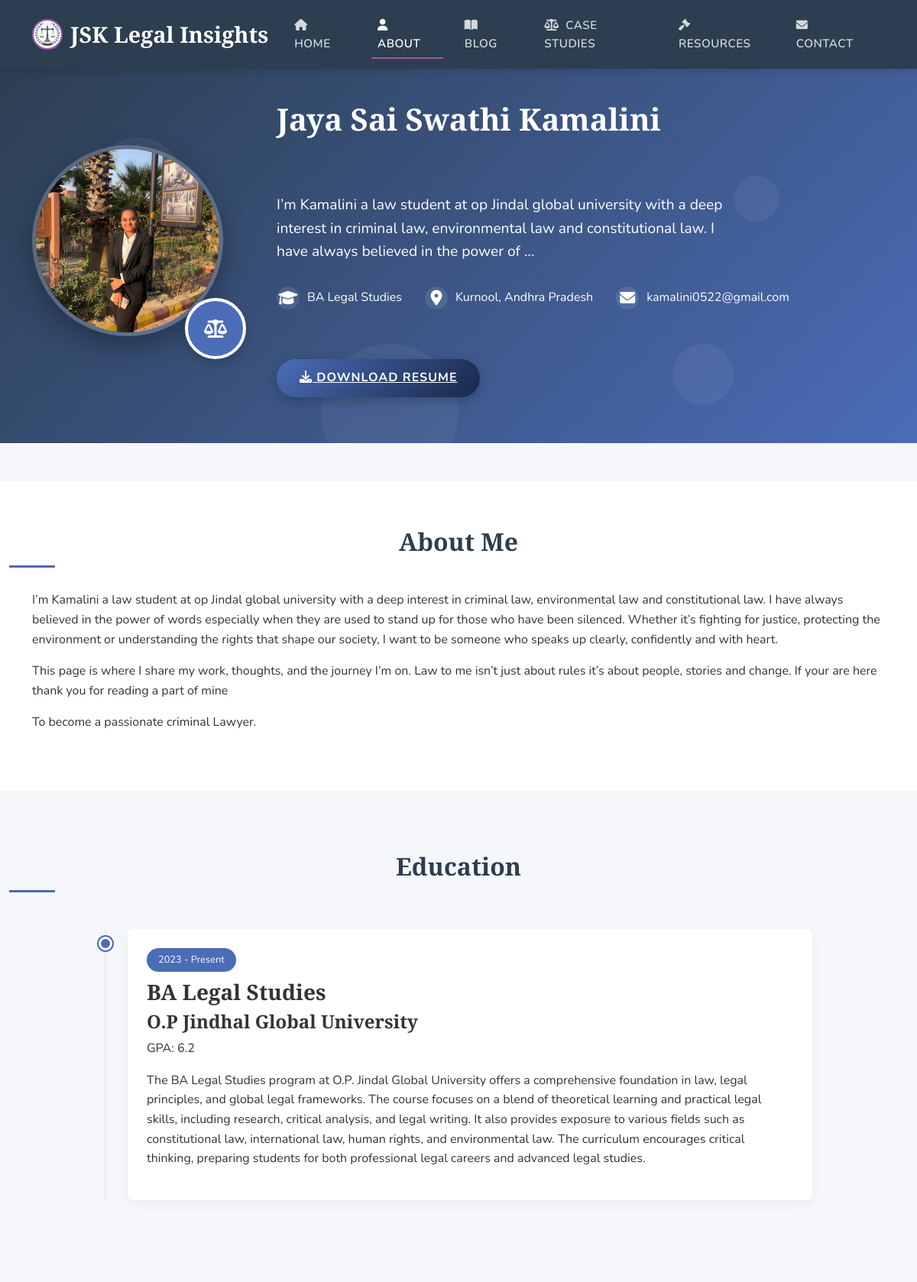
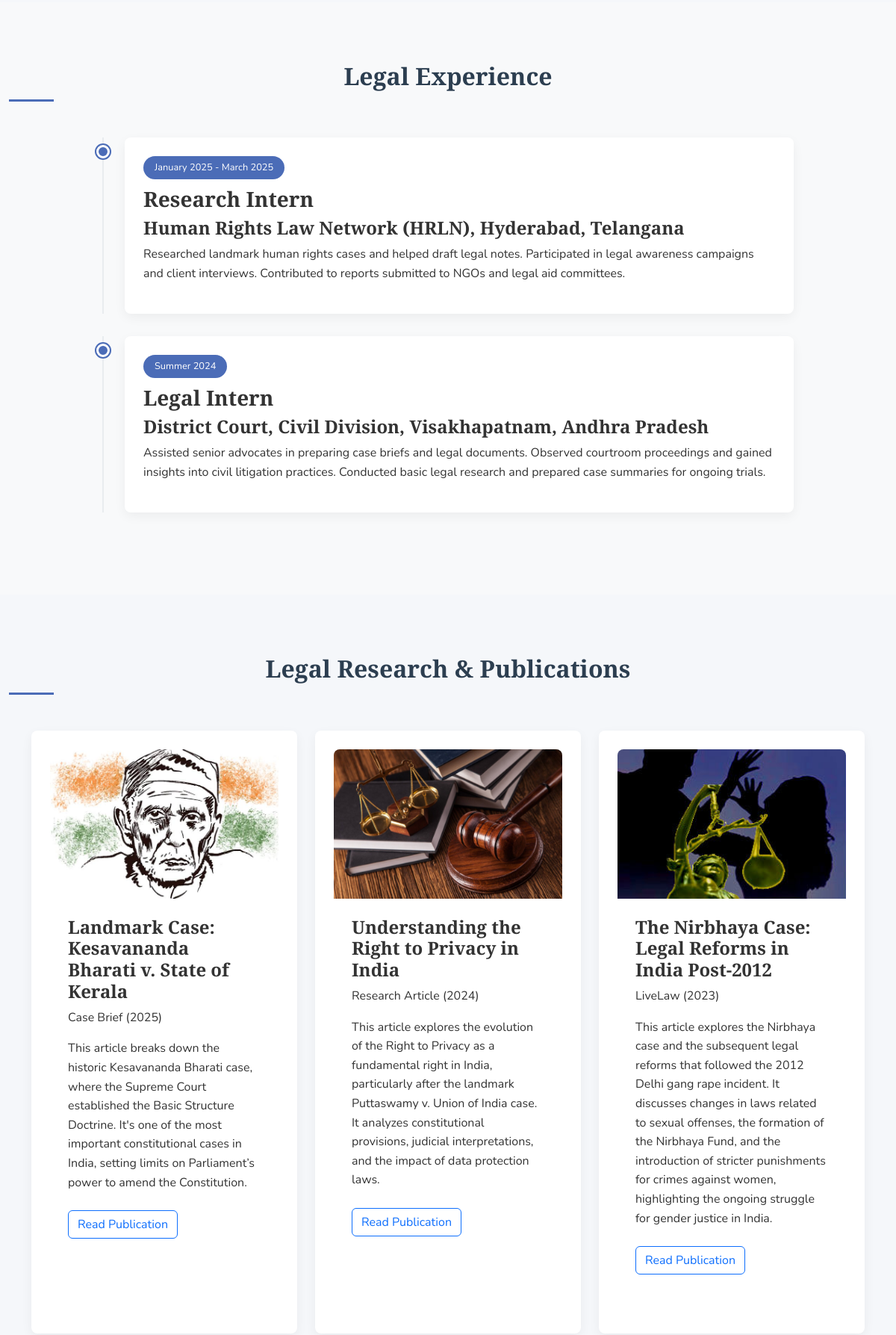
The page /about/ (upper part) on the database its author committed (2 pictures, top to bottom).
### JSKLegalInsightsapp/models.py (models this page shows, shortened)
class Profile(models.Model):
    user = models.OneToOneField(User, on_delete=models.CASCADE, related_name='profile')
    name = models.CharField(max_length=100)
    degree = models.CharField(max_length=200)
    email = models.EmailField(unique=True)
    location = models.CharField(max_length=100)
    profile_image = models.ImageField(upload_to='profiles/', blank=True, null=True)
    about_me = models.TextField()
    career_goal = models.TextField()
    title = models.CharField(max_length=255, blank=True)  # e.g., "J.D. Candidate | Constitutional Law Focus"
    resume_file = models.FileField(upload_to='resumes/', null=True, blank=True)
    class Meta:
        verbose_name = "User Profile"
        verbose_name_plural = "User Profiles"

class Education(models.Model):
    profile = models.ForeignKey(Profile, on_delete=models.CASCADE, related_name='education')
    degree = models.CharField(max_length=200)
    institution = models.CharField(max_length=200)
    start_year = models.PositiveIntegerField()
    end_year = models.PositiveIntegerField(null=True, blank=True)
    gpa = models.CharField(max_length=10, blank=True, null=True)
    description = models.TextField(blank=True, null=True)
    is_current = models.BooleanField(default=False)
    honors = models.TextField(blank=True, null=True)
    @property
    def date_range(self):
        end = 'Present' if self.is_current else str(self.end_year)
        return f"{self.start_year} - {end}"
    class Meta:
        verbose_name = "Education"
        verbose_name_plural = "Education History"
        ordering = ['-end_year', '-start_year']

class LegalExperience(models.Model):
    profile = models.ForeignKey(Profile, on_delete=models.CASCADE, related_name='legal_experiences')
    position = models.CharField(max_length=200)
    organization = models.CharField(max_length=200)
    location = models.CharField(max_length=100, blank=True, null=True)
    start_date = models.DateField()
    end_date = models.DateField(null=True, blank=True)
    is_current = models.BooleanField(default=False)
    description = models.TextField()
    @property
    def date_range(self):
        if self.is_current:
            return f"{self.start_date.strftime('%B %Y')} - Present"
        elif self.end_date:
            if self.start_date.month in [6, 7, 8] and self.end_date.month in [8, 9] and self.start_date.year == self.end_date.year:
                return f"Summer {self.start_date.year}"
            elif (self.start_date.month in [8, 9] and self.end_date.month in [5, 6] and
                  self.end_date.year - self.start_date.year == 1):
                return f"{self.start_date.year}-{self.end_date.year}"
            else:
                return f"{self.start_date.strftime('%B %Y')} - {self.end_date.strftime('%B %Y')}"
        return f"{self.start_date.strftime('%B %Y')}"
    class Meta:
        verbose_name = "Legal Experience"
        verbose_name_plural = "Legal Experiences"
        ordering = ['-start_date']

class LegalPublication(models.Model):
    profile = models.ForeignKey(Profile, on_delete=models.CASCADE, related_name='legal_publications')
    title = models.CharField(max_length=200)
    publication_type = models.CharField(max_length=100)  # e.g., "Published in Columbia Law Review"
    year = models.IntegerField()
    description = models.TextField()
    image = models.ImageField(upload_to='research_images/', blank=True, null=True)
    link = models.URLField(null=True, blank=True)
    class Meta:
        verbose_name = "Legal Publication"
        verbose_name_plural = "Legal Publications"
        ordering = ['-year']

### JSKLegalInsightsapp/views.py (the view)
# urls.py: path('about/', views.about_view, name='about'),
def about_view(request):
    profile = get_object_or_404(Profile)
    skill_categories = SkillCategory.objects.all().prefetch_related('skills')
    context = {
        'profile': profile,
        'educations': Education.objects.filter(profile=profile).order_by('-start_year'),
        'experiences': LegalExperience.objects.filter(profile=profile).order_by('-start_date'),
        'publications': LegalPublication.objects.filter(profile=profile).order_by('-year'),
        'skill_categories': skill_categories,
        'awards': LegalAward.objects.filter(profile=profile).order_by('-year'),
        'social_links': SocialLink.objects.filter(profile=profile),
    }
    return render(request, 'about.html', context)

### JSKLegalInsightsapp/templates/about.html (shortened to what this page needs)
{% extends 'base.html' %}
{% load static %}
{% block content %}
<link rel="stylesheet" href="https://cdnjs.cloudflare.com/ajax/libs/aos/2.3.4/aos.css">
<div class="portfolio-header">
    <div class="animated-bg">
        <div class="shape shape-2"></div>
        <div class="shape shape-3"></div>
        <div class="shape shape-4"></div>
    </div>
    <div class="container banner-container">
        <div class="banner-image-container" data-aos="fade-right">
            {% if profile.profile_image %}
                <img src="{{ profile.profile_image.url }}" alt="{{ profile.name }}" class="banner-profile-image">
            {% else %}
                <img src="{% static 'images/profile.png' %}" alt="{{ profile.name }}" class="banner-profile-image">
            {% endif %}
            <div class="profile-badge">
                <i class="fas fa-balance-scale"></i>
            </div>
        </div>
        <div class="banner-content" data-aos="fade-left">
            <h1>{{ profile.name }}</h1>
            <div class="typed-text-container" data-aos="fade-up" data-aos-delay="200">
            </div>
            <p class="banner-subtitle" data-aos="fade-up" data-aos-delay="300">
                {{ profile.about_me|truncatewords:30 }}
            </p>
            <div class="banner-quick-info">
                <div class="info-item" data-aos="fade-up" data-aos-delay="400">
                    <i class="fas fa-graduation-cap"></i>
                    <span>{{ profile.degree }}</span>
                </div>
                <div class="info-item" data-aos="fade-up" data-aos-delay="500">
                    <i class="fas fa-map-marker-alt"></i>
                    <span>{{ profile.location }}</span>
                </div>
                <div class="info-item" data-aos="fade-up" data-aos-delay="600">
                    <i class="fas fa-envelope"></i>
                    <span>{{ profile.email }}</span>
                </div>
            </div>
            {% if profile.resume_file %}
                <a href="{{ profile.resume_file.url }}" class="resume-btn" data-aos="zoom-in" data-aos-delay="800">
                    <i class="fas fa-download mr-2"></i> Download Resume
                </a>
            {% endif %}
        </div>
    </div>
</div>
<section class="about-section" id="about">
    <div class="container">
        <div class="row">
            <div class="col-lg-12" data-aos="fade-up">
                <h2 class="section-heading">About Me</h2>
                <p>{{ profile.about_me|linebreaks }}</p>
                <p>{{ profile.career_goal|linebreaks }}</p>
            </div>
        </div>
    </div>
</section>
<section class="experience-section" id="education">
    <div class="container">
        <h2 class="section-heading text-center mb-5" data-aos="fade-up">Education</h2>
        <div class="row">
            <div class="col-lg-10 mx-auto">
                {% for edu in educations %}
                <div class="timeline-item" data-aos="fade-up" {% if not forloop.first %}data-aos-delay="{{ forloop.counter0|add:100 }}"{% endif %}>
                    <div class="education-item">
                        <span class="date-badge">{{ edu.date_range }}</span>
                        <h3>{{ edu.degree }}</h3>
                        <h4>{{ edu.institution }}</h4>
                        {% if edu.gpa %}<p>GPA: {{ edu.gpa }}</p>{% endif %}
                        {% if edu.description %}<p>{{ edu.description|linebreaks }}</p>{% endif %}
                    </div>
                </div>
                {% endfor %}
            </div>
        </div>
    </div>
</section>
<section class="experience-section bg-light" id="experience">
    <div class="container">
        <h2 class="section-heading text-center mb-5" data-aos="fade-up">Legal Experience</h2>
        <div class="row">
            <div class="col-lg-10 mx-auto">
                {% for exp in experiences %}
                <div class="timeline-item" data-aos="fade-up" {% if not forloop.first %}data-aos-delay="{{ forloop.counter0|add:100 }}"{% endif %}>
                    <div class="experience-item">
                        <span class="date-badge">{{ exp.date_range }}</span>
                        <h3>{{ exp.position }}</h3>
                        <h4>{{ exp.organization }}{% if exp.location %}, {{ exp.location }}{% endif %}</h4>
                        {{ exp.description|linebreaks }}
                    </div>
                </div>
                {% endfor %}
            </div>
        </div>
    </div>
</section>
<section class="projects-section" id="research">
    <div class="container">
        <h2 class="section-heading text-center mb-5" data-aos="fade-up">Legal Research & Publications</h2>
        <div class="row">
            {% for pub in publications %}
            <div class="col-md-4 mb-4" data-aos="zoom-in" {% if not forloop.first %}data-aos-delay="{{ forloop.counter0|add:100 }}"{% endif %}>
                <div class="project-item h-100">
                    {% if pub.image %}
                        <img src="{{ pub.image.url }}" class="card-img-top project-image" alt="{{ pub.title }}">
                    {% else %}
                        <img src="{% static 'images/research1.jpg' %}" class="card-img-top project-image" alt="{{ pub.title }}">
                    {% endif %}
                    <div class="p-4">
                        <h4>{{ pub.title }}</h4>
                        <p>{{ pub.publication_type }} ({{ pub.year }})</p>
                        <p>{{ pub.description }}</p>
                        {% if pub.link %}
                            <a href="{{ pub.link }}" class="btn btn-outline-primary mt-2">Read Publication</a>
                        {% endif %}
                    </div>
                </div>
            </div>
            {% endfor %}
        </div>
    </div>
</section>
{% endblock %}

### JSKLegalInsightsapp/templates/base.html (style rules this page uses)
:root { --primary: #2c3e50; --secondary: #3498db; --accent: #9b59b6; --light: #f5f7fa; --dark: #1a252f; }
body { font-family: 'Nunito', sans-serif; color: #333; background-color: var(--light); position: relative; min-height: 100vh; padding-bottom: 70px; line-height: 1.6; }
h1, h2, h3, h4, h5, h6 { font-family: 'Cormorant Garamond', serif; font-weight: 700; }
section { padding: 80px 0; }
.section-heading { position: relative; margin-bottom: 50px; padding-bottom: 15px; text-align: center; }
.section-heading::after { content: ""; position: absolute; bottom: 0; left: 50%; transform: translateX(-50%); width: 80px; height: 3px; background-color: var(--accent); }

### rows shown on the page
Profile: profile_image (picture), name "Jaya Sai Swathi Kamalini", about_me "I’m Kamalini a law student at op Jindal global university with a deep interest in criminal law, environmental law and constitutional law. I have always believed in the power of …", degree "BA Legal Studies", location "Kurnool, Andhra Pradesh", email "kamalini0522@gmail.com", about_me "I’m Kamalini a law student at op Jindal global university with a deep interest in criminal law, environmental law and constitutional law. I have always believed in the power of words especially when they are used to stand up for those who have been silenced. Whether it’s fighting for justice, protecting the environment or understanding the rights that shape our society, I want to be someone who speaks up clearly, confidently and with heart. This page is where I share my work, thoughts, and the journey I’m on. Law to me isn’t just about rules it’s about people, stories and change. If your are here thank you for reading a part of mine", career_goal "To become a passionate criminal Lawyer."
Education: date_range "2023 - Present", degree "BA Legal Studies", institution "O.P Jindhal Global University", gpa "6.2", description "The BA Legal Studies program at O.P. Jindal Global University offers a comprehensive foundation in law, legal principles, and global legal frameworks. The course focuses on a blend of theoretical learning and practical legal skills, including research, critical analysis, and legal writing. It also provides exposure to various fields such as constitutional law, international law, human rights, and environmental law. The curriculum encourages critical thinking, preparing students for both professional legal careers and advanced legal studies."
LegalExperience: date_range "January 2025 - March 2025", position "Research Intern", organization "Human Rights Law Network (HRLN)", location "Hyderabad, Telangana", description "Researched landmark human rights cases and helped draft legal notes. Participated in legal awareness campaigns and client interviews. Contributed to reports submitted to NGOs and legal aid committees."
LegalExperience: date_range "Summer 2024", position "Legal Intern", organization "District Court, Civil Division", location "Visakhapatnam, Andhra Pradesh", description "Assisted senior advocates in preparing case briefs and legal documents. Observed courtroom proceedings and gained insights into civil litigation practices. Conducted basic legal research and prepared case summaries for ongoing trials."
LegalPublication: image (picture), title "Landmark Case: Kesavananda Bharati v. State of Kerala", publication_type "Case Brief", year "2025", description "This article breaks down the historic Kesavananda Bharati case, where the Supreme Court established the Basic Structure Doctrine. It's one of the most important constitutional cases in India, setting limits on Parliament’s power to amend the Constitution."
LegalPublication: image (picture), title "Understanding the Right to Privacy in India", publication_type "Research Article", year "2024", description "This article explores the evolution of the Right to Privacy as a fundamental right in India, particularly after the landmark Puttaswamy v. Union of India case. It analyzes constitutional provisions, judicial interpretations, and the impact of data protection laws."
LegalPublication: image (picture), title "The Nirbhaya Case: Legal Reforms in India Post-2012", publication_type "LiveLaw", year "2023", description "This article explores the Nirbhaya case and the subsequent legal reforms that followed the 2012 Delhi gang rape incident. It discusses changes in laws related to sexual offenses, the formation of the Nirbhaya Fund, and the introduction of stricter punishments for crimes against women, highlighting the ongoing struggle for gender justice in India."
